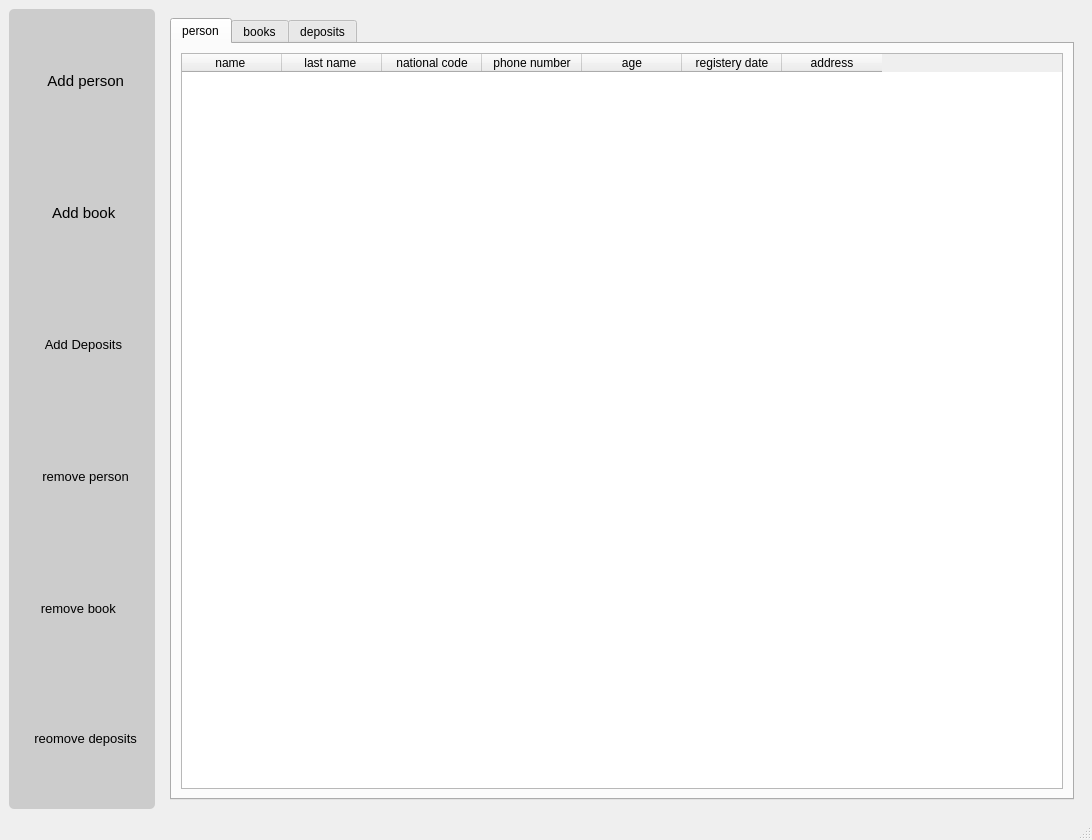
<?xml version="1.0" encoding="UTF-8"?>
<ui version="4.0">
 <class>MainWindow</class>
 <widget class="QMainWindow" name="MainWindow">
  <property name="geometry">
   <rect>
    <x>0</x>
    <y>0</y>
    <width>1092</width>
    <height>840</height>
   </rect>
  </property>
  <property name="windowTitle">
   <string>MainWindow</string>
  </property>
  <widget class="QWidget" name="centralwidget">
   <layout class="QHBoxLayout" name="horizontalLayout">
    <item>
     <widget class="QWidget" name="widget" native="true">
      <property name="sizePolicy">
       <sizepolicy hsizetype="Fixed" vsizetype="Preferred">
        <horstretch>0</horstretch>
        <verstretch>0</verstretch>
       </sizepolicy>
      </property>
      <property name="styleSheet">
       <string notr="true">background-color:rgb(204,204,204);
border-radius:5px;</string>
      </property>
      <layout class="QVBoxLayout" name="verticalLayout">
       <item>
        <widget class="QFrame" name="add_person">
         <property name="frameShape">
          <enum>QFrame::StyledPanel</enum>
         </property>
         <property name="frameShadow">
          <enum>QFrame::Raised</enum>
         </property>
         <layout class="QHBoxLayout" name="horizontalLayout_2">
          <item>
           <widget class="QPushButton" name="pushButton_add_person">
            <property name="sizePolicy">
             <sizepolicy hsizetype="Preferred" vsizetype="Preferred">
              <horstretch>0</horstretch>
              <verstretch>0</verstretch>
             </sizepolicy>
            </property>
            <property name="font">
             <font>
              <pointsize>11</pointsize>
             </font>
            </property>
            <property name="styleSheet">
             <string notr="true">border-radius:5px;
background-color:rgb(189,189,189);
padding:8px;

QPushButton#pushButton:hover{
background-color:rgb(144,144,144);
padding:5px;
}


QPushButton#pushButton:pressed{
background-color:rgb(144,144,144);
padding:5px;
}</string>
            </property>
            <property name="text">
             <string>  Add person</string>
            </property>
            <property name="icon">
             <iconset resource="../.qrc">
              <normaloff>:/Icon/Icons/user-plus.svg</normaloff>:/Icon/Icons/user-plus.svg</iconset>
            </property>
            <property name="iconSize">
             <size>
              <width>40</width>
              <height>50</height>
             </size>
            </property>
           </widget>
          </item>
         </layout>
        </widget>
       </item>
       <item>
        <widget class="QFrame" name="add_book">
         <property name="frameShape">
          <enum>QFrame::StyledPanel</enum>
         </property>
         <property name="frameShadow">
          <enum>QFrame::Raised</enum>
         </property>
         <layout class="QVBoxLayout" name="verticalLayout_2">
          <item>
           <widget class="QPushButton" name="pushButton_add_book">
            <property name="sizePolicy">
             <sizepolicy hsizetype="Minimum" vsizetype="Minimum">
              <horstretch>0</horstretch>
              <verstretch>0</verstretch>
             </sizepolicy>
            </property>
            <property name="font">
             <font>
              <pointsize>11</pointsize>
             </font>
            </property>
            <property name="styleSheet">
             <string notr="true">border-radius:5px;
background-color:rgb(189,189,189);
padding:8px;

QPushButton#pushButton:hover{
background-color:rgb(144,144,144);
padding:5px;
}

</string>
            </property>
            <property name="text">
             <string> Add book</string>
            </property>
            <property name="icon">
             <iconset resource="../.qrc">
              <normaloff>:/Icon/Icons/book.svg</normaloff>:/Icon/Icons/book.svg</iconset>
            </property>
            <property name="iconSize">
             <size>
              <width>40</width>
              <height>50</height>
             </size>
            </property>
           </widget>
          </item>
         </layout>
        </widget>
       </item>
       <item>
        <widget class="QFrame" name="add_deposits">
         <property name="sizePolicy">
          <sizepolicy hsizetype="Preferred" vsizetype="Preferred">
           <horstretch>0</horstretch>
           <verstretch>0</verstretch>
          </sizepolicy>
         </property>
         <property name="frameShape">
          <enum>QFrame::StyledPanel</enum>
         </property>
         <property name="frameShadow">
          <enum>QFrame::Raised</enum>
         </property>
         <layout class="QVBoxLayout" name="verticalLayout_3">
          <item>
           <widget class="QPushButton" name="pushButton_add_deposits">
            <property name="sizePolicy">
             <sizepolicy hsizetype="Minimum" vsizetype="Preferred">
              <horstretch>0</horstretch>
              <verstretch>0</verstretch>
             </sizepolicy>
            </property>
            <property name="font">
             <font>
              <pointsize>10</pointsize>
             </font>
            </property>
            <property name="styleSheet">
             <string notr="true">border-radius:5px;
background-color:rgb(189,189,189);
padding:8px;

QPushButton#pushButton:hover{
background-color:rgb(144,144,144);
padding:5px;
}

</string>
            </property>
            <property name="text">
             <string> Add Deposits</string>
            </property>
            <property name="icon">
             <iconset resource="../.qrc">
              <normaloff>:/Icon/Icons/folder-plus.svg</normaloff>:/Icon/Icons/folder-plus.svg</iconset>
            </property>
            <property name="iconSize">
             <size>
              <width>40</width>
              <height>40</height>
             </size>
            </property>
           </widget>
          </item>
         </layout>
        </widget>
       </item>
       <item>
        <widget class="QFrame" name="remove_person">
         <property name="frameShape">
          <enum>QFrame::StyledPanel</enum>
         </property>
         <property name="frameShadow">
          <enum>QFrame::Raised</enum>
         </property>
         <layout class="QVBoxLayout" name="verticalLayout_4">
          <item>
           <widget class="QPushButton" name="pushButton_remove_person">
            <property name="sizePolicy">
             <sizepolicy hsizetype="Minimum" vsizetype="Minimum">
              <horstretch>0</horstretch>
              <verstretch>0</verstretch>
             </sizepolicy>
            </property>
            <property name="font">
             <font>
              <pointsize>10</pointsize>
             </font>
            </property>
            <property name="styleSheet">
             <string notr="true">border-radius:5px;
background-color:rgb(189,189,189);
padding:8px;

QPushButton#pushButton:hover{
background-color:rgb(144,144,144);
padding:5px;
}


QPushButton#pushButton:pressed{
background-color:rgb(144,144,144);
padding:5px;
}</string>
            </property>
            <property name="text">
             <string>  remove person</string>
            </property>
            <property name="icon">
             <iconset resource="../.qrc">
              <normaloff>:/Icon/Icons/user-minus.svg</normaloff>:/Icon/Icons/user-minus.svg</iconset>
            </property>
            <property name="iconSize">
             <size>
              <width>40</width>
              <height>40</height>
             </size>
            </property>
           </widget>
          </item>
         </layout>
        </widget>
       </item>
       <item>
        <widget class="QWidget" name="widget_remove_book" native="true">
         <property name="sizePolicy">
          <sizepolicy hsizetype="Preferred" vsizetype="Preferred">
           <horstretch>0</horstretch>
           <verstretch>0</verstretch>
          </sizepolicy>
         </property>
         <layout class="QVBoxLayout" name="verticalLayout_5">
          <item>
           <widget class="QPushButton" name="pushButton_remove_book">
            <property name="sizePolicy">
             <sizepolicy hsizetype="Minimum" vsizetype="Minimum">
              <horstretch>0</horstretch>
              <verstretch>0</verstretch>
             </sizepolicy>
            </property>
            <property name="font">
             <font>
              <pointsize>10</pointsize>
             </font>
            </property>
            <property name="styleSheet">
             <string notr="true">border-radius:5px;
background-color:rgb(189,189,189);
padding:8px;

QPushButton#pushButton:hover{
background-color:rgb(144,144,144);
padding:5px;
}

</string>
            </property>
            <property name="text">
             <string> remove book   </string>
            </property>
            <property name="icon">
             <iconset resource="../.qrc">
              <normaloff>:/Icon/Icons/delete.svg</normaloff>:/Icon/Icons/delete.svg</iconset>
            </property>
            <property name="iconSize">
             <size>
              <width>35</width>
              <height>35</height>
             </size>
            </property>
           </widget>
          </item>
         </layout>
        </widget>
       </item>
       <item>
        <widget class="QFrame" name="frame_deposits">
         <property name="minimumSize">
          <size>
           <width>0</width>
           <height>123</height>
          </size>
         </property>
         <property name="maximumSize">
          <size>
           <width>16777215</width>
           <height>123</height>
          </size>
         </property>
         <property name="frameShape">
          <enum>QFrame::StyledPanel</enum>
         </property>
         <property name="frameShadow">
          <enum>QFrame::Raised</enum>
         </property>
         <layout class="QVBoxLayout" name="verticalLayout_10">
          <item>
           <widget class="QPushButton" name="pushButton_remove_deposits">
            <property name="sizePolicy">
             <sizepolicy hsizetype="Minimum" vsizetype="Preferred">
              <horstretch>0</horstretch>
              <verstretch>0</verstretch>
             </sizepolicy>
            </property>
            <property name="font">
             <font>
              <pointsize>10</pointsize>
             </font>
            </property>
            <property name="styleSheet">
             <string notr="true">border-radius:5px;
background-color:rgb(189,189,189);
padding:8px;

QPushButton#pushButton:hover{
background-color:rgb(144,144,144);
padding:5px;
}

</string>
            </property>
            <property name="text">
             <string>  reomove deposits</string>
            </property>
            <property name="icon">
             <iconset resource="../.qrc">
              <normaloff>:/Icon/Icons/folder-minus.svg</normaloff>:/Icon/Icons/folder-minus.svg</iconset>
            </property>
            <property name="iconSize">
             <size>
              <width>35</width>
              <height>35</height>
             </size>
            </property>
           </widget>
          </item>
         </layout>
        </widget>
       </item>
      </layout>
     </widget>
    </item>
    <item>
     <widget class="QWidget" name="widget_2" native="true">
      <layout class="QVBoxLayout" name="verticalLayout_6">
       <item>
        <widget class="QTabWidget" name="tabWidget">
         <property name="contextMenuPolicy">
          <enum>Qt::PreventContextMenu</enum>
         </property>
         <property name="layoutDirection">
          <enum>Qt::LeftToRight</enum>
         </property>
         <property name="styleSheet">
          <string notr="true"/>
         </property>
         <property name="tabShape">
          <enum>QTabWidget::Rounded</enum>
         </property>
         <property name="currentIndex">
          <number>0</number>
         </property>
         <property name="iconSize">
          <size>
           <width>20</width>
           <height>20</height>
          </size>
         </property>
         <property name="tabBarAutoHide">
          <bool>false</bool>
         </property>
         <widget class="QWidget" name="tab">
          <attribute name="icon">
           <iconset>
            <normalon>:/Icon/Icons/user.svg</normalon>
           </iconset>
          </attribute>
          <attribute name="title">
           <string>person</string>
          </attribute>
          <layout class="QVBoxLayout" name="verticalLayout_7">
           <item>
            <widget class="QTableWidget" name="tableWidgetPerson">
             <column>
              <property name="text">
               <string>name </string>
              </property>
              <property name="icon">
               <iconset theme="dialog-warning">
                <normaloff>.</normaloff>.</iconset>
              </property>
             </column>
             <column>
              <property name="text">
               <string>last name </string>
              </property>
             </column>
             <column>
              <property name="text">
               <string>national code</string>
              </property>
             </column>
             <column>
              <property name="text">
               <string>phone number</string>
              </property>
             </column>
             <column>
              <property name="text">
               <string>age</string>
              </property>
             </column>
             <column>
              <property name="text">
               <string>registery date</string>
              </property>
             </column>
             <column>
              <property name="text">
               <string>address</string>
              </property>
             </column>
            </widget>
           </item>
          </layout>
         </widget>
         <widget class="QWidget" name="tab_3">
          <attribute name="icon">
           <iconset>
            <normalon>:/Icon/Icons/book-open.svg</normalon>
           </iconset>
          </attribute>
          <attribute name="title">
           <string>books</string>
          </attribute>
          <layout class="QVBoxLayout" name="verticalLayout_8">
           <item>
            <widget class="QTableWidget" name="tableWidgetBooks">
             <column>
              <property name="text">
               <string>New Column</string>
              </property>
             </column>
             <column>
              <property name="text">
               <string>Author</string>
              </property>
             </column>
             <column>
              <property name="text">
               <string>ISBN</string>
              </property>
             </column>
             <column>
              <property name="text">
               <string>Translator</string>
              </property>
             </column>
             <column>
              <property name="text">
               <string>Publication</string>
              </property>
             </column>
             <column>
              <property name="text">
               <string>NumberOfPages</string>
              </property>
             </column>
            </widget>
           </item>
          </layout>
         </widget>
         <widget class="QWidget" name="deposits">
          <attribute name="icon">
           <iconset>
            <normalon>:/Icon/Icons/pen-tool.svg</normalon>
           </iconset>
          </attribute>
          <attribute name="title">
           <string>deposits</string>
          </attribute>
          <layout class="QVBoxLayout" name="verticalLayout_9">
           <item>
            <widget class="QTableWidget" name="tableWidgetDeposits">
             <property name="sizePolicy">
              <sizepolicy hsizetype="Expanding" vsizetype="Expanding">
               <horstretch>0</horstretch>
               <verstretch>0</verstretch>
              </sizepolicy>
             </property>
             <property name="minimumSize">
              <size>
               <width>0</width>
               <height>0</height>
              </size>
             </property>
             <property name="sizeIncrement">
              <size>
               <width>0</width>
               <height>0</height>
              </size>
             </property>
             <property name="baseSize">
              <size>
               <width>0</width>
               <height>0</height>
              </size>
             </property>
             <column>
              <property name="text">
               <string>code</string>
              </property>
             </column>
             <column>
              <property name="text">
               <string>isbn</string>
              </property>
             </column>
             <column>
              <property name="text">
               <string>Date Delivery To Person</string>
              </property>
             </column>
             <column>
              <property name="text">
               <string>Date Delivery From Person</string>
              </property>
             </column>
            </widget>
           </item>
          </layout>
         </widget>
        </widget>
       </item>
      </layout>
     </widget>
    </item>
   </layout>
  </widget>
  <widget class="QStatusBar" name="statusbar"/>
  <action name="actionsd">
   <property name="text">
    <string>sd</string>
   </property>
  </action>
  <action name="actionds">
   <property name="text">
    <string>ds</string>
   </property>
  </action>
  <action name="actionds_2">
   <property name="text">
    <string>ds</string>
   </property>
  </action>
  <action name="actionsd_2">
   <property name="text">
    <string>sd</string>
   </property>
  </action>
 </widget>
 <resources>
  <include location="../.qrc"/>
 </resources>
 <connections/>
</ui>
